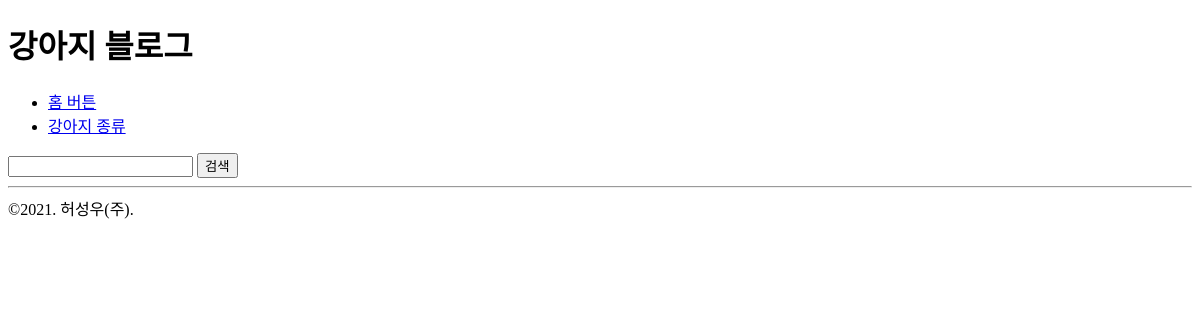
The app's page /homework/, older data.
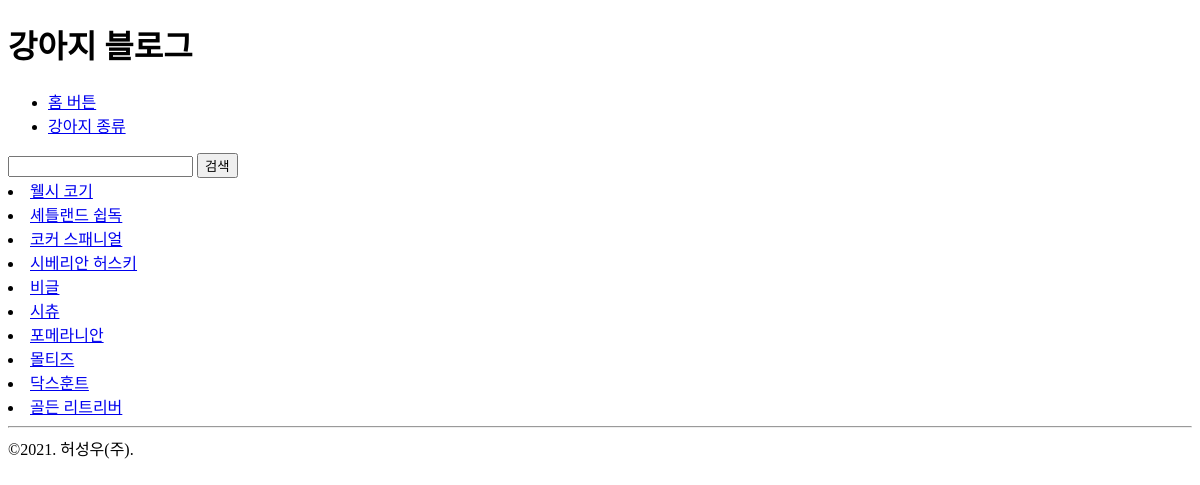
The same page, newer data.
### homework/models.py (models this page shows)
class Post(models.Model):
    dog_name = models.CharField(max_length=20)
    dog_size = models.CharField(max_length=20)
    dog_origin = models.CharField(max_length=20)
    dog_explain = models.TextField()
    dog_caution = models.TextField()
    photo = models.ImageField(blank=True)  # , upload_to='blog/post/%Y/%m/%d/%H')
    created_at = models.DateTimeField(auto_now_add=True)
    updated_at = models.DateTimeField(auto_now=True)

### homework/views.py (the view)
# urls.py: path('homework/', post_list),
def post_list(request: HttpRequest) -> HttpResponse:
    qs = Post.objects.all()  # QuerySet Type
    qs = qs.order_by("-pk")
    q = request.GET.get("q", "")
    if q:
        qs = qs.filter(title__icontains=q)
    return render(request, "homework/post_list.html", {
        "post_list": qs,
    })

### homework/templates/homework/post_list.html
{% extends "homework/layout.html" %}
{% block content %}
    <form action="" method="get">
        <input type="text" name="q" value="{{ request.GET.q }}" />
        <input type="submit" value="검색" />
    </form>
     <u1>
        {% for post in post_list %}
            <li>
                <a href="/homework/{{ post.pk }}/">
                    {{ post.dog_name }}
                </a>
            </li>
        {% endfor %}
    </u1>
{% endblock %}

### homework/templates/homework/layout.html (shortened to what this page needs)
<!doctype html>
<html lang="en">
<head>
</head>
<body>
    <h1>강아지 블로그</h1>
    <ul>
        <li>
            <a href="/">홈 버튼</a>
        </li>
        <li>
            <a href="/homework/">강아지 종류</a>
        </li>
    </ul>
    {% block content %}
    {% endblock %}
    <hr/>
    &copy;2021. 허성우(주).
</body>
</html>

Row changes from the older to the newer data that the page shows:
added Post: dog_name "웰시 코기"
added Post: dog_name "셰틀랜드 쉽독"
added Post: dog_name "코커 스패니얼"
added Post: dog_name "시베리안 허스키"
added Post: dog_name "비글"
added Post: dog_name "시츄"
added Post: dog_name "포메라니안"
added Post: dog_name "몰티즈"
added Post: dog_name "닥스훈트"
added Post: dog_name "골든 리트리버"
